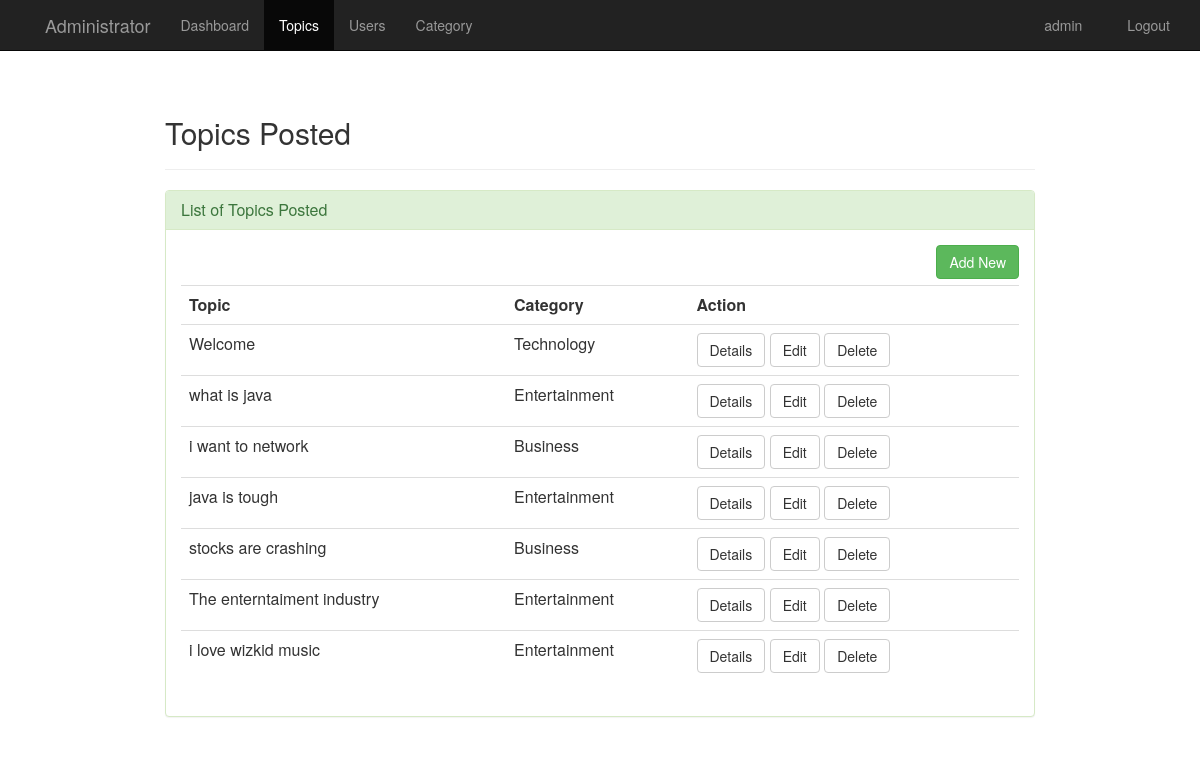
/admin/post.php (signed in), run on the app's committed database.
### tables this page shows
CREATE TABLE `tblpost` (
  `post_Id` int(11) NOT NULL,
  `title` varchar(255) DEFAULT NULL,
  `content` text DEFAULT NULL,
  `datetime` datetime DEFAULT NULL,
  `cat_id` int(12) DEFAULT NULL,
  `user_Id` int(12) DEFAULT NULL
);

CREATE TABLE `category` (
  `cat_id` int(12) NOT NULL,
  `category` varchar(200) DEFAULT NULL
);

### admin/post.php (the view, shortened to what this page needs)
<?php
$uname=$_SESSION['uname'];
?>
<html>
<head>
	<link rel="stylesheet" type="text/css" href="../css/global.css">
	<link rel="stylesheet" type="text/css" href="../css/bootstrap.css">
	<link rel="stylesheet" type="text/css" href="../css/bootstrap.min.css">
    <link href="//netdna.bootstrapcdn.com/font-awesome/4.0.3/css/font-awesome.css" rel="stylesheet">
</head>
<body>
    <nav class="navbar navbar-inverse navbar-fixed-top">
        <div class="container">
            <div class="navbar-header page-scroll">
                <a class="navbar-brand page-scroll" href="home.php"></a>
            </div>
            <div class="navbar-header">
                <a class="navbar-brand" href="home.php">Administrator</a>
            </div>
            <div class="collapse navbar-collapse" id="bs-example-navbar-collapse-1">
                <ul class="nav navbar-nav navbar-left">
                   <li><a href="home.php"> Dashboard</a></li>
                    <li  class="active"><a href="post.php"> Topics</a></li>
                    <li><a href="user.php"> Users</a></li>
                    <li><a href="category.php">Category</a></li>
                </ul>
            <ul class="nav navbar-nav navbar-right">
                    <li><a href="#" ><span class="glyphicon glyphicon-user"></span> <?php echo $uname;?></a></li>
                <li ><a href="logout.php"><span class="glyphicon glyphicon-log-out"></span> Logout</a></li>
                </ul>
            </div>
        </div>
    </nav>
     <div class="container" style="margin:8% auto;width:900px;">
           <h2> Topics Posted</h2>
           <hr>
         <div class="panel panel-success">
                <div class="panel-heading">
                    <h3 class="panel-title">List of Topics Posted</h3>
                </div>
                 <div class="panel-body">
                    <a href="add-topic.php" class="pull-right btn btn-success">Add New</a><br><br>
               <table class="table table-stripped">
                                <th>Topic</th>
                                <th>Category</th>
                                <th>Action</th>
                            <?php
                            include "../functions/db.php";
                            $sql = $con->prepare("SELECT * FROM tblpost as tp join category as c on tp.cat_id=c.cat_id");
                            $sql->execute();
				   			$sql->setFetchMode(PDO::FETCH_ASSOC);
                            while($row=$sql->fetch())
                            {
                                $id = $row['post_Id'];
                                echo "<tr>";
                                echo "<td>".$row['title']."</td>";
                                echo "<td>".$row['category']."</td>";
                                 echo "<td>".
                                    "<a href='topic-details.php?post_Id=$id' class='btn btn-default'>Details</a>"." ".
                                    "<a href='edit-topic.php?post_Id=$id' class='btn btn-default'>Edit</a>"." ".
                                    "<a href='delete-topic.php?post_Id=$id' class='btn btn-default'>Delete</a>"
                                    ."</td>";
                                echo "</tr>";
                            }
                            ?>
                            </table>
                     </div>
                </div>
    </div>
	</body>
</html>

### css/global.css (style rules this page uses)
body { background-color: #eee; }

### data on the page
tblpost: title "Welcome", cat.category "Technology"
tblpost: title "what is java", cat.category "Entertainment"
tblpost: title "i want to network", cat.category "Business"
tblpost: title "java is tough", cat.category "Entertainment"
tblpost: title "stocks are crashing", cat.category "Business"
tblpost: title "The enterntaiment industry", cat.category "Entertainment"
tblpost: title "i love wizkid music", cat.category "Entertainment"

### other printed values
$uname "admin"
